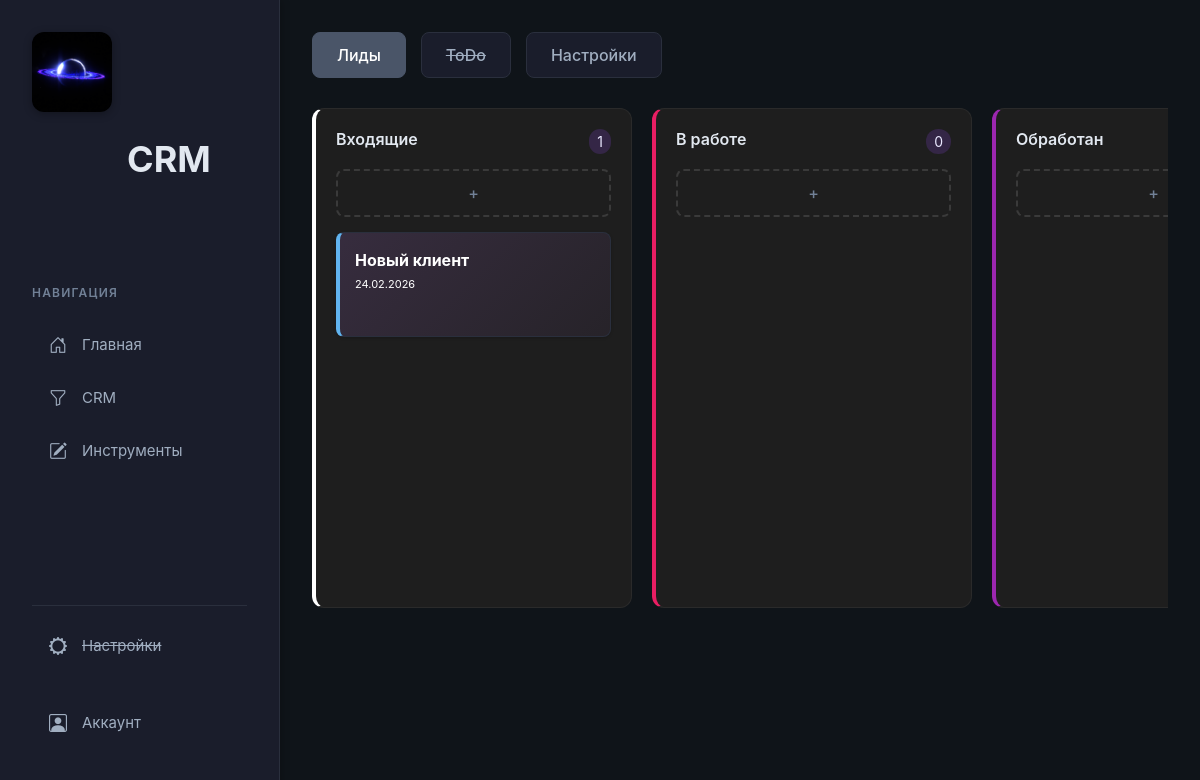
The page /crm/ (signed in) on the database as committed earlier.
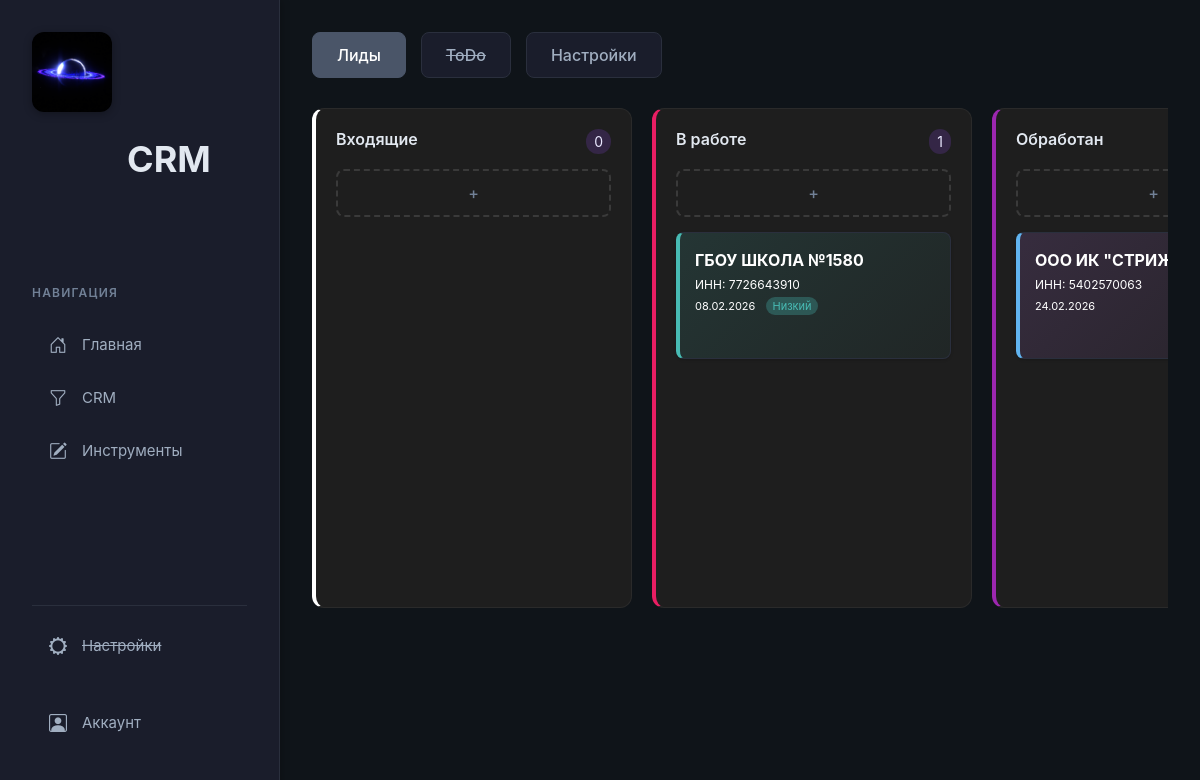
The same page on the database as committed later.
### crm/models.py (models this page shows, shortened)
class KanbanColumn(models.Model):
    user = models.ForeignKey(User, on_delete=models.CASCADE, related_name='kanban_columns', null=True, blank=True)
    title = models.CharField(max_length=50)
    color = models.CharField(max_length=20, default="#2b2b2b")
    order = models.PositiveIntegerField(default=0)
    class Meta:
        ordering = ['order']

class Lead(models.Model):
    user = models.ForeignKey(User, on_delete=models.CASCADE, related_name='leads', null=True, blank=True)
    company_name = models.CharField(max_length=100, blank=True, null=True)
    inn = models.CharField(max_length=12, blank=True, null=True)
    ogrn = models.CharField(max_length=13, blank=True, null=True)
    director_fio = models.CharField(max_length=200, blank=True, null=True)
    phone = models.CharField(max_length=20, blank=True, null=True)
    email = models.EmailField(blank=True, null=True)
    comment = models.TextField(blank=True, null=True)
    legal_form = models.CharField(max_length=20, blank=True, null=True, verbose_name='Форма организации')
    legal_name = models.CharField(max_length=300, blank=True, null=True, verbose_name='Юридическое название')
    contact_person = models.CharField(max_length=200, blank=True, null=True, verbose_name='Контактное лицо')
    contact_phone = models.CharField(max_length=20, blank=True, null=True, verbose_name='Контактный телефон')
    contact_email = models.EmailField(blank=True, null=True, verbose_name='Контактный email')
    address = models.TextField(blank=True, null=True, verbose_name='Адрес')
    city = models.CharField(max_length=100, blank=True, null=True, verbose_name='Город')
    partner_name = models.CharField(max_length=200, blank=True, null=True, verbose_name='Партнёр (ФИО)')
    partner_position = models.CharField(max_length=200, blank=True, null=True, verbose_name='Должность партнёра')
    partner_phone = models.CharField(max_length=20, blank=True, null=True, verbose_name='Телефон партнёра')
    website = models.URLField(blank=True, null=True, verbose_name='Сайт')
    source = models.CharField(max_length=100, blank=True, null=True, verbose_name='Источник')
    PRIORITY_CHOICES = [
        ('not_set', 'Не обозначен'),
        ('low', 'Низкий'),
        ('high', 'Высокий'),
        ('critical', 'Критический'),
    ]
    priority = models.CharField(
        max_length=20,
        choices=PRIORITY_CHOICES,
        default='not_set',
        verbose_name='Приоритет'
    )
    column = models.ForeignKey(
        KanbanColumn,
        on_delete=models.CASCADE,
        related_name='leads'
    )
    order = models.PositiveIntegerField(default=0)
    created_at = models.DateTimeField(auto_now_add=True)
    updated_at = models.DateTimeField(auto_now=True)
    class Meta:
        ordering = ['order']

### crm/views.py (the view, shortened to what this page needs)
# urls.py: path('crm/', include('crm.urls')),
@login_required
def crm(request):
    columns = KanbanColumn.objects.filter(user=request.user).prefetch_related('leads').all()
    return render(request, 'crm/crm.html', {'columns': columns})

### crm/templates/crm/crm.html (shortened to what this page needs)
{% extends 'main/layout.html' %}
{% load static %}
{% block content %}
<div class="crm crm-page">
    <div class="crm-header">
        <a href="{% url 'crm_page' %}"><button class="crm-btn active">Лиды</button></a>
        <button class="crm-btn"><span style="text-decoration: line-through;">ToDo</span></button>
        <a href="{% url 'crm_settings' %}"><button class="crm-btn">Настройки</button></a>
    </div>
    <div class="kanban">
        {% for column in columns %}
        <div class="kanban-column" ondragover="allowDrop(event)" ondrop="drop(event, {{ column.id }})" style="border-left: 4px solid {{ column.color }};">
            <div class="column-header">
                <h2>{{ column.title }}</h2>
                <span class="column-count">{{ column.leads.count }}</span>
            </div>
            <button class="add-card-btn" onclick="addCard(this, {{ column.id }})">+</button>
            <div class="kanban-cards" id="column-{{ column.id }}">
                {% for lead in column.leads.all %}
                    {% with priority=lead.priority|default:'not_set' %}
                    <div class="kanban-card priority-{{ priority }}"
                         data-id="{{ lead.id }}"
                         draggable="true"
                         ondragstart="drag(event)"
                         data-priority="{{ priority }}">
                        <div class="lead-info">
                            <strong>{{ lead.company_name }}</strong>
                            {% if lead.inn %}<small>ИНН: {{ lead.inn }}</small>{% endif %}
                            <div class="lead-meta">
                                {{ lead.created_at|date:"d.m.Y" }}
                                {% if priority != 'not_set' %}
                                <span class="priority-indicator" title="Приоритет: {{ lead.get_priority_display }}">
                                    {{ lead.get_priority_display }}
                                </span>
                                {% endif %}
                            </div>
                        </div>
                    </div>
                    {% endwith %}
                {% endfor %}
            </div>
        </div>
        {% endfor %}
    </div>
</div>
{% endblock %}

### main/templates/main/layout.html (shortened to what this page needs)
{% load static %}
<!doctype html>
<html lang="en">
<head>
    {% load static %}
    <link rel="stylesheet" href="https://cdn.jsdelivr.net/npm/bootstrap@5.3.3/dist/css/bootstrap.min.css">
    <link rel="stylesheet" href="https://cdn.jsdelivr.net/npm/bootstrap-icons@1.13.1/font/bootstrap-icons.css">
    <link rel="stylesheet" href="{% static 'main/css/main.css' %}">
</head>
<body>
    <aside>
        <img src="{% static 'main/img/RingedPlanet_Pixelited.png' %}" alt="Лого">
        <span class="logo" >CRM</span>
        <h3>Навигация</h3>
        <ul>
            <a href="{% url 'home_page' %}"><li><i class="bi bi-house-door"></i>Главная</li></a>
            <a href="{% url 'crm_page' %}"><li><i class="bi bi-funnel"></i>CRM</li></a>
            <a href="{% url 'tools_main' %}"><li><i class="bi bi-pencil-square"></i>Инструменты</li></a>
        </ul>
        <ul class="options_layout">
            <a href=""><li ><i class="bi bi-gear-wide"></i><span style="text-decoration: line-through;">Настройки</span></li></a><br>
            <a href="{% url 'profile' %}"><li><i class="bi bi-person-square"></i> Аккаунт</li></a>
        </ul>
    </aside>
    <main>
        {% block content %}
        {% endblock %}
    </main>
</body>
</html>

### main/static/main/css/main.css (style rules this page uses)
* { margin: 0; padding: 0; box-sizing: border-box; }
body { background: #0f1419; font-family: 'Inter', -apple-system, BlinkMacSystemFont, 'Segoe UI', 'Roboto', sans-serif; min-height: 100vh; display: flex; }
a { text-decoration: none; color: inherit; }
aside { position: fixed; top: 0; left: 0; background: #1a1d2b; width: 280px; padding: 2rem; height: 100vh; color: #fff; border-right: 1px solid #2a2f3d; box-shadow: 2px 0 8px rgba(0, 0, 0, 0.2); z-index: 1000; overflow-y: auto; }
aside img { width: 80px; height: 80px; float: left; border-radius: 12px; box-shadow: 0 2px 8px rgba(0, 0, 0, 0.3); }
aside .logo { font-size: 36px; margin-left: 95px; font-weight: 700; position: relative; top: 20px; color: #e2e8f0; }
aside h3 { margin-top: 120px; margin-bottom: 20px; font-size: 12px; text-transform: uppercase; letter-spacing: 1.2px; color: #718096; font-weight: 600; }
aside ul { list-style: none; padding: 0; }
aside ul li { font-size: 15px; color: #a0aec0; display: flex; align-items: center; padding: 11px 14px; margin-bottom: 4px; border-radius: 8px; transition: all 0.2s ease; cursor: pointer; position: relative; }
aside ul li::before { content: ''; position: absolute; left: 0; top: 0; height: 100%; width: 3px; background: #4a5568; transform: scaleY(0); transition: transform 0.2s ease; }
aside ul li i { margin-right: 12px; font-size: 18px; width: 24px; text-align: center; }
.options_layout { position: absolute; bottom: 2rem; left: 2rem; right: 2rem; border-top: 1px solid #2a2f3d; padding-top: 1rem; }
main { margin-left: 280px; padding: 2rem; width: calc(100% - 280px); min-height: 100vh; }
.crm { margin-left: 0; padding: 0; width: 100%; margin-top: 0; color: #fff; }
.crm-header { display: flex; gap: 15px; margin-bottom: 30px; }
.crm-btn { background: #1a1d2b; color: #a0aec0; border: 1px solid #2a2f3d; padding: 10px 24px; border-radius: 8px; cursor: pointer; font-weight: 500; transition: all 0.2s ease; }
.crm-btn.active { background: #4a5568; border-color: #4a5568; color: #fff; }
.kanban { display: flex; gap: 20px; overflow-x: auto; padding-bottom: 20px; }
.kanban-column { flex: 1; min-width: 320px; background: #1e1e1e; border: 1px solid #2a2a2a; border-radius: 12px; padding: 20px; min-height: 500px; }
.kanban-column h2 { font-size: 16px; color: #e2e8f0; font-weight: 600; margin-bottom: 4px; }
.add-card-btn { background: transparent; color: #718096; border: 2px dashed #3a3a3a; padding: 10px 16px; border-radius: 8px; margin-bottom: 15px; cursor: pointer; width: 100%; font-weight: 500; transition: all 0.2s ease; }
.kanban-card { background: #1a1d2b; color: #fff; padding: 12px; border-radius: 8px; cursor: grab; margin-bottom: 12px; border: 1px solid #2a2f3d; transition: all 0.2s ease; box-shadow: 0 1px 3px rgba(0, 0, 0, 0.2); }
.kanban-card.priority-high, .kanban-card.priority-medium, .kanban-card.priority-low { border-left-color: #2a2f3d; }
.column-count { font-size: 12px; background: #2a2a2a; color: #a0aec0; padding: 4px 8px; border-radius: 6px; }

### main/templates/main/layout.html (style rules this page uses)
a { text-decoration: none; }

### crm/templates/crm/crm.html (style rules this page uses)
.column-header { display: flex; justify-content: space-between; align-items: center; margin-bottom: 15px; }
.column-count { background: rgba(141, 72, 232, 0.2); color: #eae8ff;; padding: 2px 8px; border-radius: 12px; font-size: 14px; }
.lead-info { flex-grow: 1; }
.lead-info small { display: block; color: #aaa; font-size: 12px; margin-top: 4px; }
.lead-meta { font-size: 11px; color: #777; margin-top: 4px; }
.kanban-card { background: #2b2b2b; border-radius: 8px; padding: 15px; margin-bottom: 10px; cursor: move; border-left: 4px solid transparent; transition: all 0.2s; }
.kanban-card strong, .kanban-card small, .kanban-card .lead-meta { color: white !important; }
.kanban-card.priority-not_set { background: linear-gradient(135deg, rgba(195, 126, 247, 0.15) 0%, rgba(195, 126, 247, 0.05) 100% ) !important; border-left-color: #61b4f0 !important; }
.kanban-card.priority-low { background: linear-gradient(135deg, rgba(72, 187, 180, 0.15) 0%, rgba(72, 187, 180, 0.05) 100% ) !important; border-left-color: #48bbb4 !important; }
.priority-indicator { margin-left: 8px; font-size: 11px; padding: 2px 6px; border-radius: 10px; background: rgba(255, 255, 255, 0.1); color: white; }
.kanban-card.priority-low .priority-indicator { background: rgba(72, 187, 180, 0.3); color: #48bbb4 !important; }

Rows that differ between the two databases and show on the page:
changed KanbanColumn "Входящие": leads.count "1" → "0"; loses Lead (company_name "Новый клиент", created_at "24.02.2026")
changed KanbanColumn "В работе": gains Lead (company_name "ГБОУ ШКОЛА №1580", inn "7726643910", created_at "08.02.2026", priority "Низкий"); leads.count "0" → "1"
changed KanbanColumn "Обработан": gains Lead (company_name "ООО ИК…", inn "5402570063", created_at "24.02.2026")
